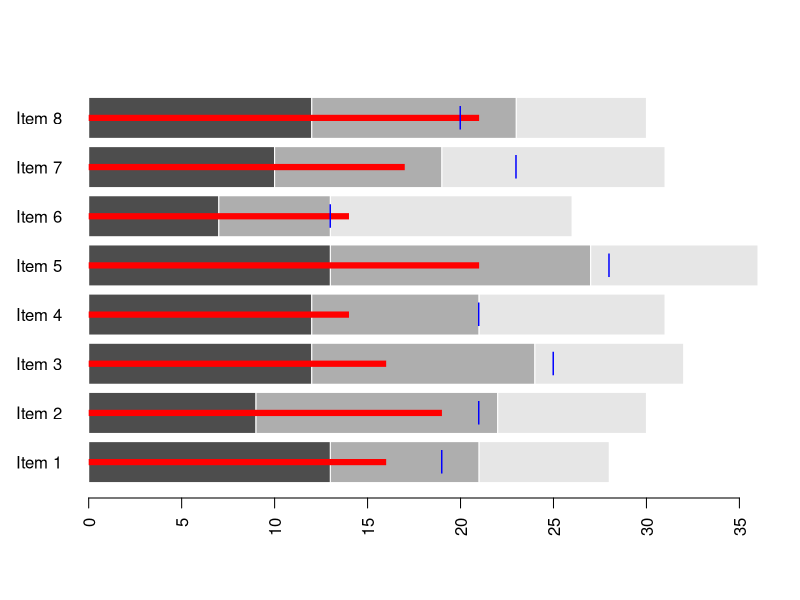
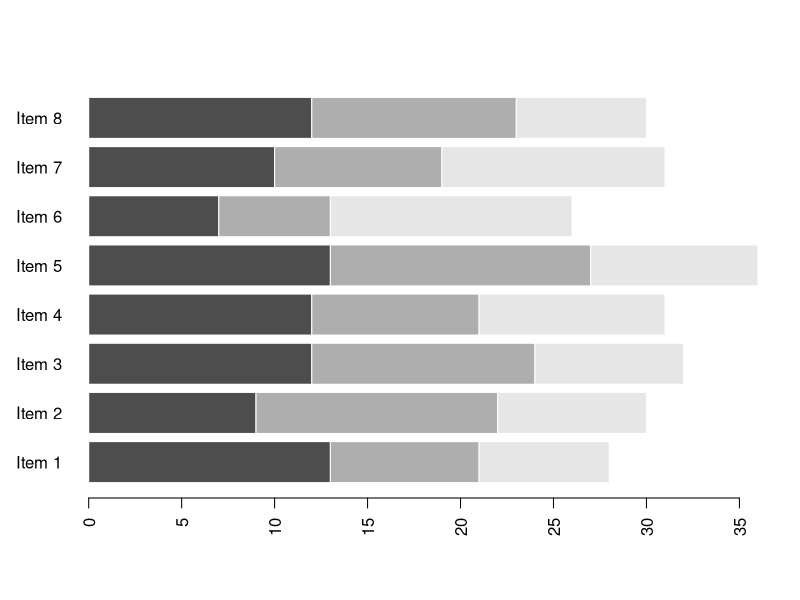
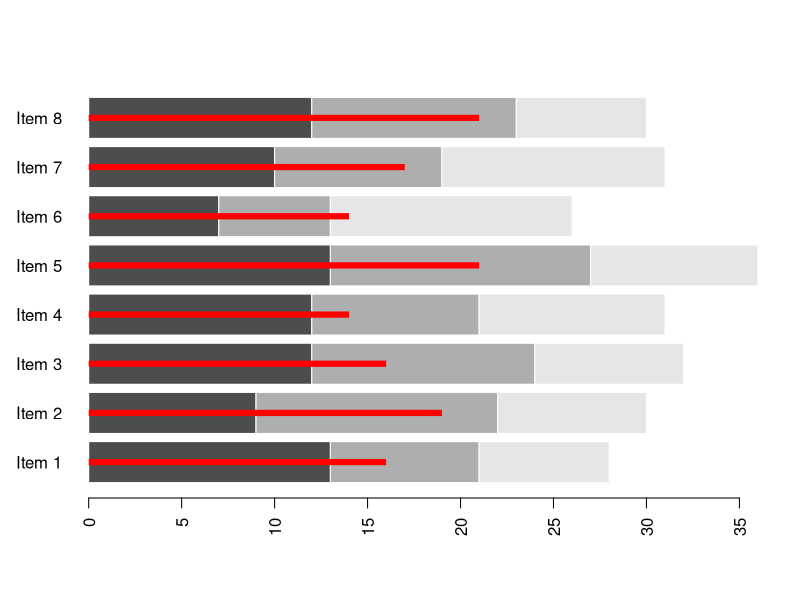
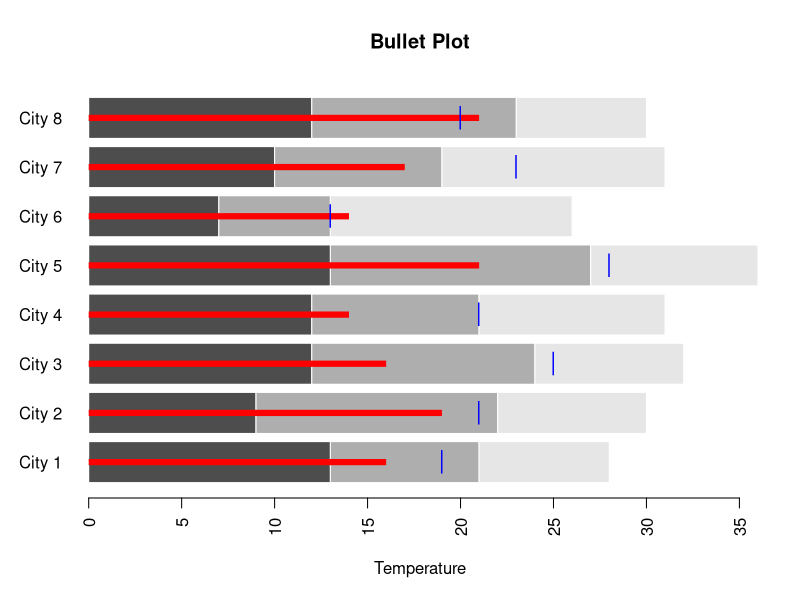
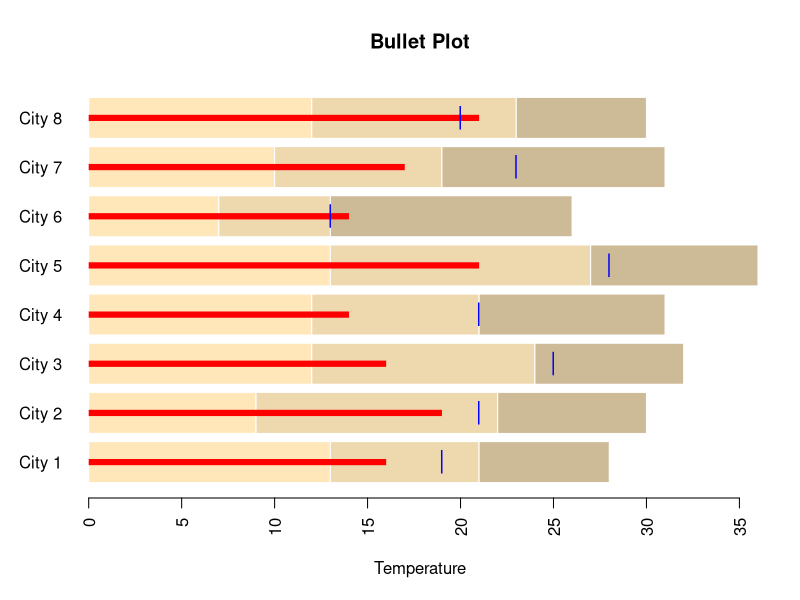

Reproduce these figures in R, in order.
# Bullet graphs
# see https://en.wikipedia.org/wiki/Bullet_graph
# (c) 2016 raman_raja@hotmail.com
# Disclaimer:
# This is free software, it is given to you with absolutely no warranty/ guarantee etc.
# If your aircraft crashes/nuclear device explodes prematurely  because of this software, 
# you have yourself to blame.

# Generate a simulated data frame in the right input format
simulateData = function(numbars=10)
{
  x = numeric(0)
  for (i in 1:numbars){
    x = cbind(x, round(rnorm(3,10,2)))
  }
  y = round(rnorm(numbars,18,4))
  z = round(colSums(x) - rnorm(numbars,8,2))
  #z[2]=NA  # if you want to suppress one of the markers
  x = rbind(x,y,z)
  df = as.data.frame(x)
  names(df) = paste("Item", 1:numbars)
  row.names(df) = c("gray1", "gray2", "gray3", "red", "blue")
  return (df)
}

# Input to this function should be a data frame with at least 3 rows:
# The first 3 rows give the size of the background gray bars
# Fourth row is the length of the red bars
# Fifth (optional) row is the position of the blue markers
# Manually adjust the aspect ratio of the plot for best looks
# Edit the code to adjust the width of the red lines and size & shape of the markers

bulletPlot = function(df, ...)
{
   bp = barplot(as.matrix(df[1:3, ]), names.arg=names(df), horiz=T, 
                border="white", las=2, ...)
   if(nrow(df) > 3)
       segments(0, bp, as.numeric(df[4,]), bp, col="red", lwd=6, lend="butt")
   if(nrow(df) > 4)
       points(df[5,], bp, col="blue", pch="|", cex=1.5) 
}

# Test drive it
set.seed(31415)
data = simulateData(8)
data
bulletPlot(data)
bulletPlot(data[1:3, ])
bulletPlot(data[1:4, ])
names(data) = paste("City", 1:ncol(data))
bulletPlot(data, main="Bullet Plot", xlab="Temperature")
bulletPlot(data, main="Bullet Plot", xlab="Temperature", col=c("wheat1", "wheat2", "wheat3"))

